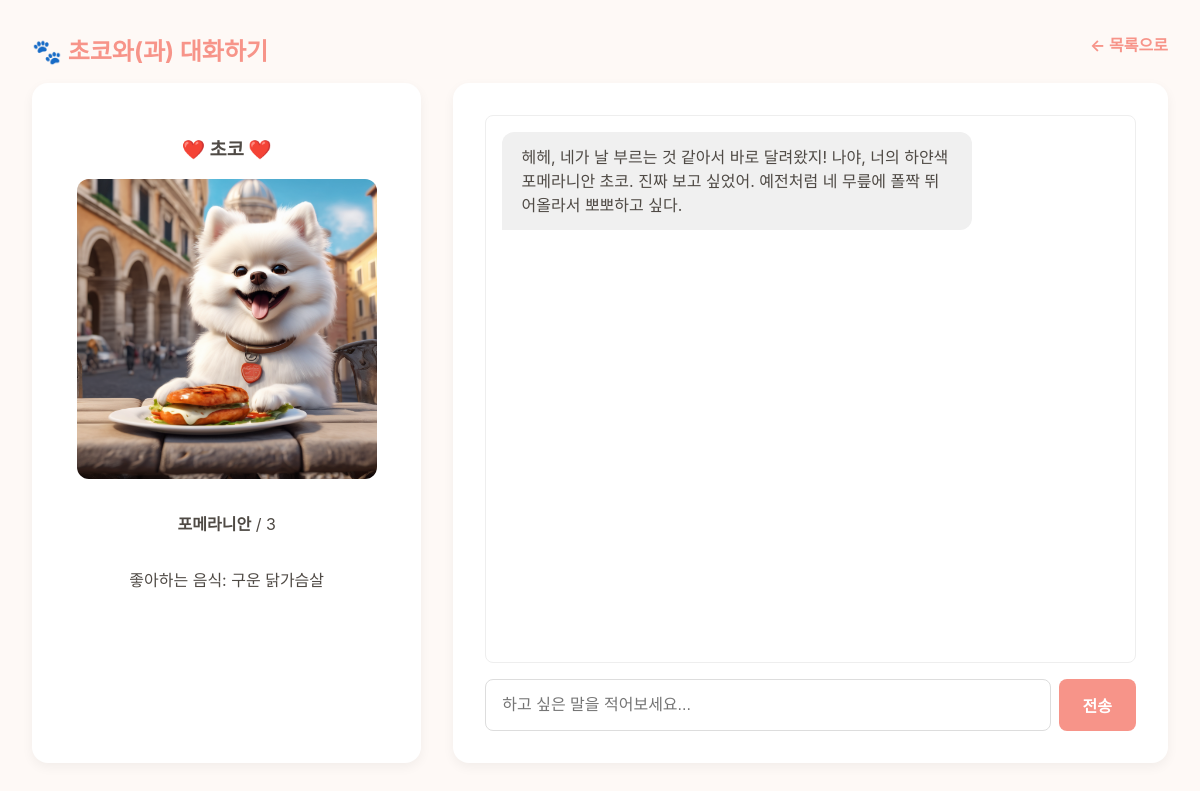
The page /chat/3 (signed in) on the database its author committed.
### app.py (models this page shows)
class Pet(db.Model):
    id = db.Column(db.Integer, primary_key=True)
    name = db.Column(db.String(100), nullable=False)
    breed = db.Column(db.String(100))
    color = db.Column(db.String(100))
    age = db.Column(db.String(50))
    favorite_food = db.Column(db.String(100))
    background = db.Column(db.String(100))
    image_file = db.Column(db.String(100), nullable=False, default='default.jpg')
    persona_prompt = db.Column(db.Text)
    user_id = db.Column(db.Integer, db.ForeignKey('user.id'), nullable=False)
    chat_history = db.relationship('ChatHistory', backref='pet', lazy=True, cascade="all, delete-orphan")

class ChatHistory(db.Model):
    id = db.Column(db.Integer, primary_key=True)
    role = db.Column(db.String(10), nullable=False)
    content = db.Column(db.Text, nullable=False)
    pet_id = db.Column(db.Integer, db.ForeignKey('pet.id'), nullable=False)

### app.py (the view)
@app.route("/chat/<int:pet_id>")
@login_required
def chat_page(pet_id):
    pet = Pet.query.get_or_404(pet_id)
    if pet.owner != current_user:
        flash('권한이 없습니다.', 'danger')
        return redirect(url_for('home'))
    history_db = ChatHistory.query.filter_by(pet_id=pet.id).order_by(ChatHistory.id.asc()).all()
    return render_template('chat.html', pet=pet, history=history_db)

### app.py (called while the page is built)
@login_manager.user_loader
def load_user(user_id):
    return User.query.get(int(user_id))

### templates/chat.html (shortened to what this page needs)
<!DOCTYPE html>
<html lang="ko">
<head>
</head>
<body>
    <nav style="margin-bottom: 1rem; display:flex; justify-content:space-between;">
        <h2 style="color:#F79489; margin:0;">🐾 {{ pet.name }}와(과) 대화하기</h2>
        <div>
            <a href="{{ url_for('home') }}" style="color:#F79489; text-decoration:none; font-weight:bold;">← 목록으로</a>
        </div>
    </nav>
    <div class="container">
        <aside class="profile">
            <h3>❤️ {{ pet.name }} ❤️</h3>
            <div class="img-container">
                <img id="pet-img" src="{{ url_for('static', filename='pet_images/' + pet.image_file) }}">
            </div>
            <p><strong>{{ pet.breed }}</strong> / {{ pet.age }}</p>
            <p>좋아하는 음식: {{ pet.favorite_food }}</p>
        </aside>
        <main class="chat-box">
            <div class="history" id="chat-history">
                {% for msg in history %}
                    <div class="msg {{ msg.role }}">{{ msg.content }}</div>
                {% endfor %}
            </div>
            <div class="input-area">
                <input type="text" id="msg_input" placeholder="하고 싶은 말을 적어보세요..." autocomplete="off">
                <button id="send_btn">전송</button>
            </div>
        </main>
    </div>
</body>
</html>

### templates/chat.html (style rules this page uses)
body { font-family: -apple-system, BlinkMacSystemFont, "Segoe UI", Roboto, sans-serif; background: #fef9f6; color: #4F4A45; margin: 0; padding: 2rem; height: 100vh; box-sizing: border-box; }
.container { display: flex; gap: 2rem; height: 85vh; max-width: 1200px; margin: 0 auto; }
.profile { flex: 1; background: white; padding: 2rem; border-radius: 16px; text-align: center; box-shadow: 0 4px 12px rgba(0,0,0,0.05); display: flex; flex-direction: column; align-items: center; }
.img-container { width: 100%; max-width: 300px; aspect-ratio: 1/1; border-radius: 12px; overflow: hidden; margin-bottom: 1rem; background: #eee; position: relative; }
.profile img { width: 100%; height: 100%; object-fit: cover; }
.chat-box { flex: 2; background: white; border-radius: 16px; padding: 2rem; display: flex; flex-direction: column; box-shadow: 0 4px 12px rgba(0,0,0,0.05); }
.history { flex-grow: 1; overflow-y: auto; padding: 1rem; border: 1px solid #eee; border-radius: 8px; margin-bottom: 1rem; display: flex; flex-direction: column; gap: 1rem; }
.msg { padding: 0.8rem 1.2rem; border-radius: 12px; max-width: 70%; line-height: 1.5; word-break: break-all; }
.msg.model { align-self: flex-start; background: #f0f0f0; border-bottom-left-radius: 0; color: #4F4A45; }
.input-area { display: flex; gap: 0.5rem; }
input { flex-grow: 1; padding: 1rem; border: 1px solid #ddd; border-radius: 8px; font-size: 1rem; }
button { padding: 0 1.5rem; background: #F79489; color: white; border: none; border-radius: 8px; cursor: pointer; font-weight: bold; font-size: 1rem; }

### rows shown on the page
Pet: name "초코", image_file (picture), breed "포메라니안", age "3", favorite_food "구운 닭가슴살"
ChatHistory: content "헤헤, 네가 날 부르는 것 같아서 바로 달려왔지! 나야, 너의 하얀색 포메라니안 초코. 진짜 보고 싶었어. 예전처럼 네 무릎에 폴짝 뛰어올라서 뽀뽀하고 싶다."
